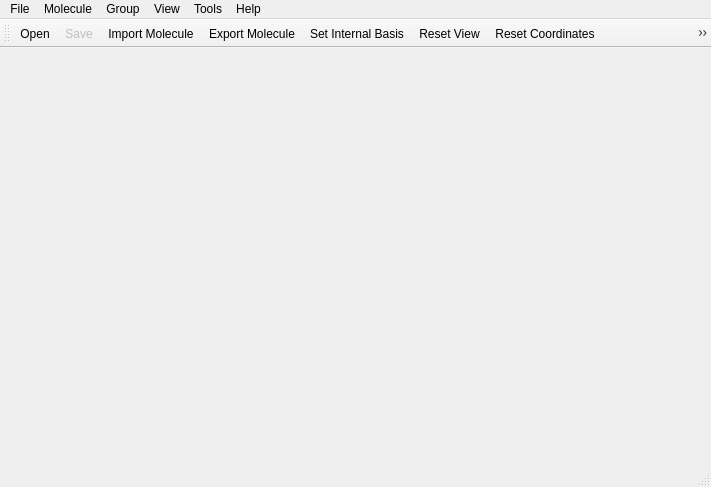
<?xml version="1.0" encoding="UTF-8"?>
<ui version="4.0">
 <class>MolconvWindow</class>
 <widget class="QMainWindow" name="MolconvWindow">
  <property name="geometry">
   <rect>
    <x>0</x>
    <y>0</y>
    <width>711</width>
    <height>487</height>
   </rect>
  </property>
  <property name="windowTitle">
   <string>molconv</string>
  </property>
  <property name="windowIcon">
   <iconset resource="../molconv.qrc">
    <normaloff>:/icons/molconv.png</normaloff>:/icons/molconv.png</iconset>
  </property>
  <widget class="QWidget" name="centralwidget">
   <layout class="QVBoxLayout" name="verticalLayout">
    <item>
     <widget class="chemkit::GraphicsView" name="molconv_graphicsview" native="true">
      <property name="enabled">
       <bool>true</bool>
      </property>
     </widget>
    </item>
   </layout>
  </widget>
  <widget class="QMenuBar" name="menubar">
   <property name="geometry">
    <rect>
     <x>0</x>
     <y>0</y>
     <width>711</width>
     <height>22</height>
    </rect>
   </property>
   <widget class="QMenu" name="menuFile">
    <property name="title">
     <string>File</string>
    </property>
    <addaction name="actionOpen"/>
    <addaction name="actionSave"/>
    <addaction name="actionSave_As"/>
    <addaction name="actionImport_Molecule"/>
    <addaction name="actionExport_Molecule"/>
    <addaction name="actionQuit"/>
   </widget>
   <widget class="QMenu" name="menuMolecule">
    <property name="title">
     <string>Molecule</string>
    </property>
    <addaction name="actionDuplicate"/>
    <addaction name="actionSet_internal_basis"/>
    <addaction name="actionProperties"/>
    <addaction name="actionAdd_To_Group"/>
    <addaction name="actionRemove"/>
    <addaction name="actionReset_Coordinates"/>
    <addaction name="actionZero_Coordinates"/>
    <addaction name="actionAlign"/>
   </widget>
   <widget class="QMenu" name="menuGroup">
    <property name="title">
     <string>Group</string>
    </property>
    <addaction name="actionNew_Molecule_Group"/>
   </widget>
   <widget class="QMenu" name="menuHelp">
    <property name="title">
     <string>Help</string>
    </property>
    <addaction name="actionAbout"/>
   </widget>
   <widget class="QMenu" name="menuView">
    <property name="title">
     <string>View</string>
    </property>
    <addaction name="actionReset"/>
   </widget>
   <widget class="QMenu" name="menuTools">
    <property name="title">
     <string>Tools</string>
    </property>
    <addaction name="actionNavigate"/>
    <addaction name="actionSelect"/>
    <addaction name="actionSettings"/>
   </widget>
   <addaction name="menuFile"/>
   <addaction name="menuMolecule"/>
   <addaction name="menuGroup"/>
   <addaction name="menuView"/>
   <addaction name="menuTools"/>
   <addaction name="menuHelp"/>
  </widget>
  <widget class="QStatusBar" name="statusbar"/>
  <widget class="QToolBar" name="toolBar">
   <property name="windowTitle">
    <string>toolBar</string>
   </property>
   <attribute name="toolBarArea">
    <enum>TopToolBarArea</enum>
   </attribute>
   <attribute name="toolBarBreak">
    <bool>false</bool>
   </attribute>
   <addaction name="actionOpen"/>
   <addaction name="actionSave"/>
   <addaction name="actionImport_Molecule"/>
   <addaction name="actionExport_Molecule"/>
   <addaction name="actionSet_internal_basis"/>
   <addaction name="actionReset"/>
   <addaction name="actionReset_Coordinates"/>
   <addaction name="actionZero_Coordinates"/>
   <addaction name="actionNavigate"/>
   <addaction name="actionSelect"/>
  </widget>
  <action name="actionOpen">
   <property name="enabled">
    <bool>true</bool>
   </property>
   <property name="icon">
    <iconset theme="document-open">
     <normaloff>.</normaloff>.</iconset>
   </property>
   <property name="text">
    <string>Open</string>
   </property>
   <property name="toolTip">
    <string>Open a molconv file</string>
   </property>
   <property name="shortcut">
    <string>Ctrl+O</string>
   </property>
  </action>
  <action name="actionQuit">
   <property name="text">
    <string>Quit</string>
   </property>
  </action>
  <action name="actionImport_Molecule">
   <property name="icon">
    <iconset resource="../molconv.qrc">
     <normaloff>:/icons/document-import.png</normaloff>:/icons/document-import.png</iconset>
   </property>
   <property name="text">
    <string>Import Molecule</string>
   </property>
   <property name="shortcut">
    <string>Ctrl+I</string>
   </property>
  </action>
  <action name="actionDuplicate">
   <property name="text">
    <string>Duplicate</string>
   </property>
  </action>
  <action name="actionNew_Molecule_Group">
   <property name="text">
    <string>New Molecule Group</string>
   </property>
  </action>
  <action name="actionNew_Molecule_Stack">
   <property name="text">
    <string>New Molecule Stack</string>
   </property>
  </action>
  <action name="actionAbout">
   <property name="text">
    <string>About</string>
   </property>
  </action>
  <action name="actionProperties">
   <property name="text">
    <string>Properties</string>
   </property>
  </action>
  <action name="actionSet_internal_basis">
   <property name="icon">
    <iconset resource="../molconv.qrc">
     <normaloff>:/icons/setbasis.png</normaloff>:/icons/setbasis.png</iconset>
   </property>
   <property name="text">
    <string>Set Internal Basis</string>
   </property>
  </action>
  <action name="actionAdd_To_Group">
   <property name="text">
    <string>Add To Group</string>
   </property>
  </action>
  <action name="actionExport_Molecule">
   <property name="icon">
    <iconset resource="../molconv.qrc">
     <normaloff>:/icons/document-export.png</normaloff>:/icons/document-export.png</iconset>
   </property>
   <property name="text">
    <string>Export Molecule</string>
   </property>
   <property name="shortcut">
    <string>Ctrl+E</string>
   </property>
  </action>
  <action name="actionReset">
   <property name="icon">
    <iconset resource="../molconv.qrc">
     <normaloff>:/icons/centerview.png</normaloff>:/icons/centerview.png</iconset>
   </property>
   <property name="text">
    <string>Reset View</string>
   </property>
  </action>
  <action name="actionRemove">
   <property name="text">
    <string>Remove Active</string>
   </property>
  </action>
  <action name="actionReset_Coordinates">
   <property name="icon">
    <iconset resource="../molconv.qrc">
     <normaloff>:/icons/reset_coords.png</normaloff>:/icons/reset_coords.png</iconset>
   </property>
   <property name="text">
    <string>Reset Coordinates</string>
   </property>
  </action>
  <action name="actionZero_Coordinates">
   <property name="icon">
    <iconset resource="../molconv.qrc">
     <normaloff>:/icons/zero_coords.png</normaloff>:/icons/zero_coords.png</iconset>
   </property>
   <property name="text">
    <string>Zero Coordinates</string>
   </property>
  </action>
  <action name="actionAlign">
   <property name="text">
    <string>Align</string>
   </property>
  </action>
  <action name="actionNavigate">
   <property name="checkable">
    <bool>true</bool>
   </property>
   <property name="icon">
    <iconset resource="../molconv.qrc">
     <normaloff>:/icons/navigate.png</normaloff>:/icons/navigate.png</iconset>
   </property>
   <property name="text">
    <string>Navigate</string>
   </property>
   <property name="shortcut">
    <string>N</string>
   </property>
  </action>
  <action name="actionSelect">
   <property name="checkable">
    <bool>true</bool>
   </property>
   <property name="icon">
    <iconset resource="../molconv.qrc">
     <normaloff>:/icons/select.png</normaloff>:/icons/select.png</iconset>
   </property>
   <property name="text">
    <string>Select</string>
   </property>
   <property name="shortcut">
    <string>S</string>
   </property>
  </action>
  <action name="actionSettings">
   <property name="text">
    <string>Settings</string>
   </property>
  </action>
  <action name="actionSave">
   <property name="enabled">
    <bool>false</bool>
   </property>
   <property name="icon">
    <iconset theme="document-save">
     <normaloff>.</normaloff>.</iconset>
   </property>
   <property name="text">
    <string>Save</string>
   </property>
   <property name="toolTip">
    <string>Save to molconv file</string>
   </property>
   <property name="shortcut">
    <string>Ctrl+S</string>
   </property>
  </action>
  <action name="actionSave_As">
   <property name="icon">
    <iconset theme="document-save">
     <normaloff>.</normaloff>.</iconset>
   </property>
   <property name="text">
    <string>Save As</string>
   </property>
   <property name="shortcut">
    <string>Ctrl+Shift+S</string>
   </property>
  </action>
 </widget>
 <customwidgets>
  <customwidget>
   <class>chemkit::GraphicsView</class>
   <extends>QWidget</extends>
   <header location="global">chemkit/graphicsview.h</header>
  </customwidget>
 </customwidgets>
 <resources>
  <include location="../molconv.qrc"/>
 </resources>
 <connections/>
</ui>
